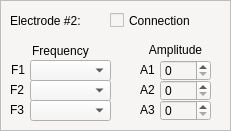
     <widget class="QFrame" name="frame_e1_2">
      <property name="geometry">
       <rect>
        <x>510</x>
        <y>170</y>
        <width>231</width>
        <height>131</height>
       </rect>
      </property>
      <property name="styleSheet">
       <string notr="true">background-color: rgb(246, 245, 244);</string>
      </property>
      <property name="frameShape">
       <enum>QFrame::StyledPanel</enum>
      </property>
      <property name="frameShadow">
       <enum>QFrame::Raised</enum>
      </property>
      <widget class="QSpinBox" name="spinBox_e0_a1_5">
       <property name="geometry">
        <rect>
         <x>160</x>
         <y>60</y>
         <width>51</width>
         <height>21</height>
        </rect>
       </property>
      </widget>
      <widget class="QLabel" name="label_44">
       <property name="geometry">
        <rect>
         <x>10</x>
         <y>10</y>
         <width>91</width>
         <height>21</height>
        </rect>
       </property>
       <property name="text">
        <string>Electrode #2:</string>
       </property>
      </widget>
      <widget class="QLabel" name="label_45">
       <property name="geometry">
        <rect>
         <x>10</x>
         <y>40</y>
         <width>101</width>
         <height>21</height>
        </rect>
       </property>
       <property name="text">
        <string>Frequency</string>
       </property>
       <property name="alignment">
        <set>Qt::AlignCenter</set>
       </property>
      </widget>
      <widget class="QLabel" name="label_46">
       <property name="geometry">
        <rect>
         <x>11</x>
         <y>60</y>
         <width>21</width>
         <height>20</height>
        </rect>
       </property>
       <property name="text">
        <string>F1</string>
       </property>
      </widget>
      <widget class="QLabel" name="label_47">
       <property name="geometry">
        <rect>
         <x>10</x>
         <y>80</y>
         <width>21</width>
         <height>20</height>
        </rect>
       </property>
       <property name="text">
        <string>F2</string>
       </property>
      </widget>
      <widget class="QLabel" name="label_48">
       <property name="geometry">
        <rect>
         <x>10</x>
         <y>100</y>
         <width>21</width>
         <height>20</height>
        </rect>
       </property>
       <property name="text">
        <string>F3</string>
       </property>
      </widget>
      <widget class="QComboBox" name="comboBox_e0_f2_5">
       <property name="geometry">
        <rect>
         <x>30</x>
         <y>80</y>
         <width>81</width>
         <height>21</height>
        </rect>
       </property>
      </widget>
      <widget class="QComboBox" name="comboBox_e0_f1_5">
       <property name="geometry">
        <rect>
         <x>30</x>
         <y>60</y>
         <width>81</width>
         <height>21</height>
        </rect>
       </property>
      </widget>
      <widget class="QComboBox" name="comboBox_e0_f3_5">
       <property name="geometry">
        <rect>
         <x>30</x>
         <y>100</y>
         <width>81</width>
         <height>21</height>
        </rect>
       </property>
      </widget>
      <widget class="QLabel" name="label_49">
       <property name="geometry">
        <rect>
         <x>140</x>
         <y>39</y>
         <width>71</width>
         <height>21</height>
        </rect>
       </property>
       <property name="text">
        <string>Amplitude</string>
       </property>
       <property name="alignment">
        <set>Qt::AlignCenter</set>
       </property>
      </widget>
      <widget class="QLabel" name="label_50">
       <property name="geometry">
        <rect>
         <x>140</x>
         <y>60</y>
         <width>16</width>
         <height>20</height>
        </rect>
       </property>
       <property name="text">
        <string>A1</string>
       </property>
      </widget>
      <widget class="QLabel" name="label_51">
       <property name="geometry">
        <rect>
         <x>140</x>
         <y>80</y>
         <width>21</width>
         <height>20</height>
        </rect>
       </property>
       <property name="text">
        <string>A2</string>
       </property>
      </widget>
      <widget class="QSpinBox" name="spinBox_e0_a2_5">
       <property name="geometry">
        <rect>
         <x>160</x>
         <y>80</y>
         <width>51</width>
         <height>21</height>
        </rect>
       </property>
      </widget>
      <widget class="QLabel" name="label_52">
       <property name="geometry">
        <rect>
         <x>140</x>
         <y>100</y>
         <width>21</width>
         <height>20</height>
        </rect>
       </property>
       <property name="text">
        <string>A3</string>
       </property>
      </widget>
      <widget class="QSpinBox" name="spinBox_e0_a3_5">
       <property name="geometry">
        <rect>
         <x>160</x>
         <y>100</y>
         <width>51</width>
         <height>21</height>
        </rect>
       </property>
      </widget>
      <widget class="QCheckBox" name="checkBox_e0_5">
       <property name="enabled">
        <bool>true</bool>
       </property>
       <property name="geometry">
        <rect>
         <x>110</x>
         <y>10</y>
         <width>101</width>
         <height>21</height>
        </rect>
       </property>
       <property name="text">
        <string>Connection</string>
       </property>
       <property name="tristate">
        <bool>false</bool>
       </property>
      </widget>
     </widget>
